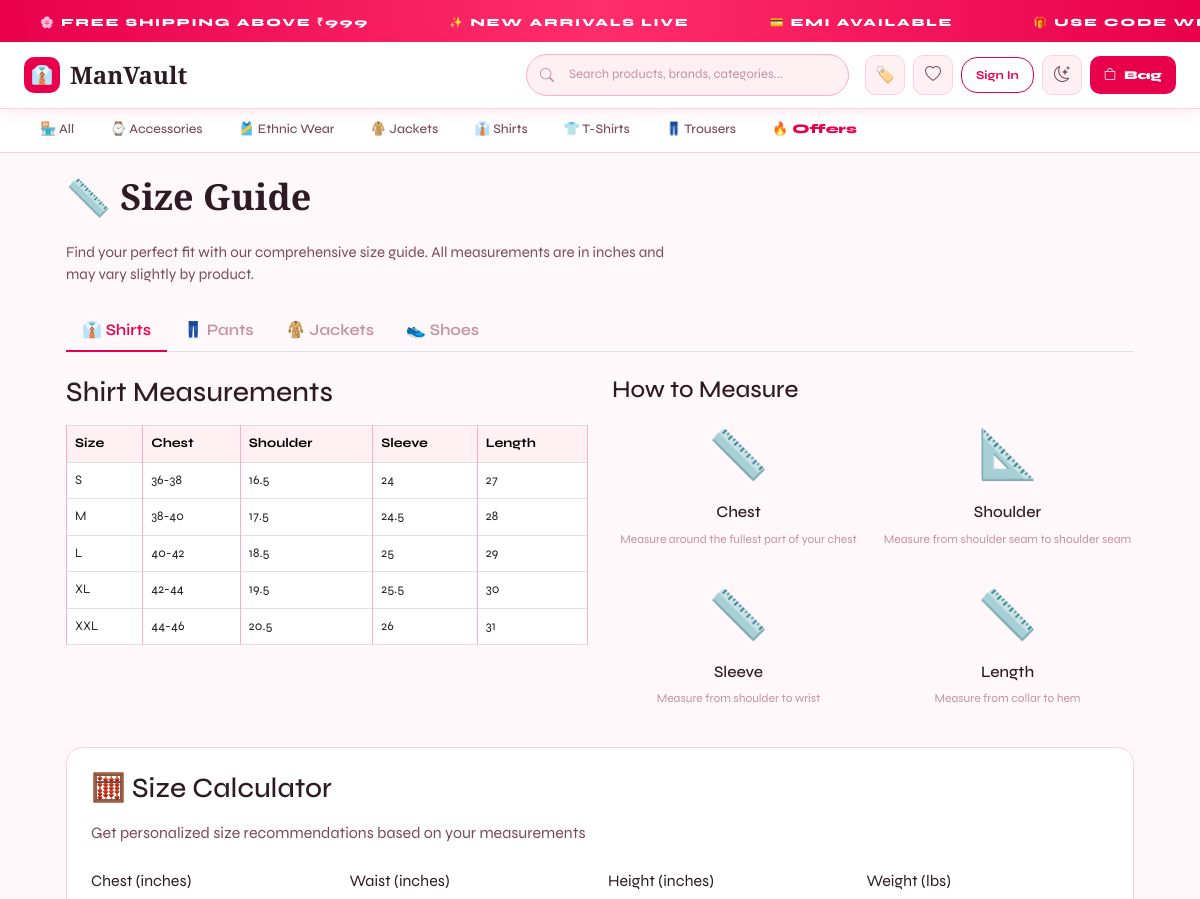
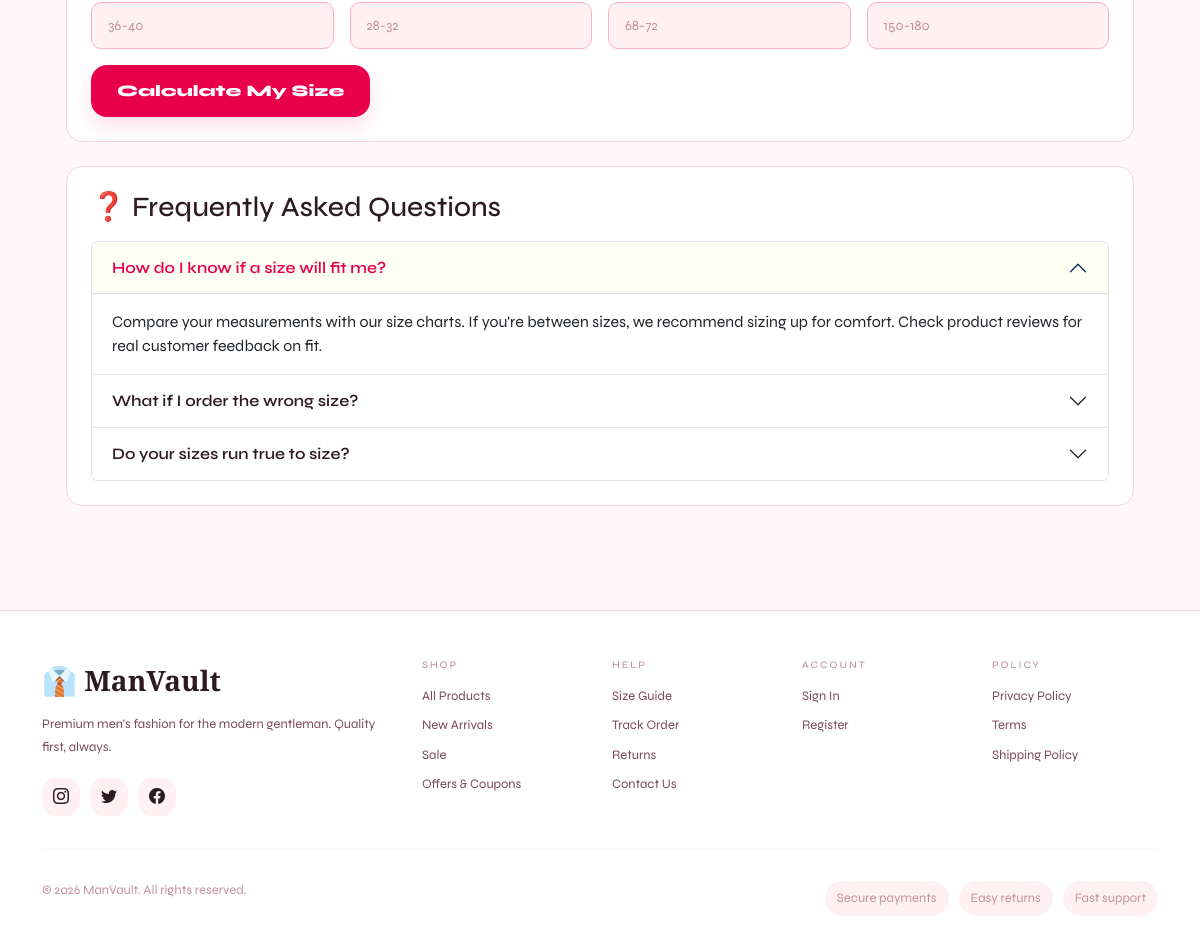
/size-guide/, run on the app's committed database (2 pictures, top to bottom).
### store/models.py (models this page shows, shortened)
class Category(models.Model):
    name = models.CharField(max_length=100)
    slug = models.SlugField(unique=True)
    description = models.TextField(blank=True)
    image = models.ImageField(upload_to='categories/', blank=True, null=True)
    icon = models.CharField(max_length=10, default='👕')
    is_active = models.BooleanField(default=True)
    created_at = models.DateTimeField(auto_now_add=True)
    class Meta:
        verbose_name_plural = 'Categories'
        ordering = ['name']

### store/views.py (the view)
# urls.py: path('size-guide/', views.size_guide, name='size_guide'),
def size_guide(request):
    return render(request, 'store/size_guide.html')

### store/context_processors.py (called while the page is built)
def cart_processor(request):
    cart_count = 0
    try:
        if request.user.is_authenticated:
            cart = Cart.objects.filter(user=request.user).first()
        else:
            sk = request.session.session_key
            cart = Cart.objects.filter(session_key=sk, user=None).first() if sk else None
        if cart: cart_count = cart.item_count
    except: pass
    return {'cart_count': cart_count}

def wishlist_processor(request):
    wishlist_count = 0
    try:
        if request.user.is_authenticated:
            wl = Wishlist.objects.filter(user=request.user).first()
            if wl: wishlist_count = wl.products.count()
    except: pass
    return {'wishlist_count': wishlist_count}

def common_processor(request):
    cats_for_nav = []
    notif_count = 0
    try:
        cats_for_nav = Category.objects.filter(is_active=True)[:8]
        if request.user.is_authenticated:
            notif_count = request.user.notifications.filter(is_read=False).count()
    except: pass
    return {'cats_for_nav': cats_for_nav, 'notif_count': notif_count}

### templates/store/size_guide.html (shortened to what this page needs)
{% extends 'base.html' %}
{% block content %}
<div class="container py-4">
  <h1 class="section-title mb-4">📏 Size Guide</h1>
  <p class="mb-4" style="color:var(--tx2);font-size:15px;max-width:600px">Find your perfect fit with our comprehensive size guide. All measurements are in inches and may vary slightly by product.</p>
  <div class="mb-4">
    <nav>
      <div class="nav nav-tabs" id="sizeTabs" role="tablist">
        <button class="nav-link active" id="shirts-tab" data-bs-toggle="tab" data-bs-target="#shirts" type="button" role="tab">👔 Shirts</button>
        <button class="nav-link" id="pants-tab" data-bs-toggle="tab" data-bs-target="#pants" type="button" role="tab">👖 Pants</button>
        <button class="nav-link" id="jackets-tab" data-bs-toggle="tab" data-bs-target="#jackets" type="button" role="tab">🧥 Jackets</button>
        <button class="nav-link" id="shoes-tab" data-bs-toggle="tab" data-bs-target="#shoes" type="button" role="tab">👟 Shoes</button>
      </div>
    </nav>
    <div class="tab-content mt-4" id="sizeTabsContent">
      <div class="tab-pane fade show active" id="shirts" role="tabpanel">
        <div class="row g-4">
          <div class="col-lg-6">
            <h3 class="mb-3">Shirt Measurements</h3>
            <div class="table-responsive">
              <table class="table table-bordered">
                <thead class="table-light">
                  <tr><th>Size</th><th>Chest</th><th>Shoulder</th><th>Sleeve</th><th>Length</th></tr>
                </thead>
                <tbody>
                  <tr><td>S</td><td>36-38</td><td>16.5</td><td>24</td><td>27</td></tr>
                  <tr><td>M</td><td>38-40</td><td>17.5</td><td>24.5</td><td>28</td></tr>
                  <tr><td>L</td><td>40-42</td><td>18.5</td><td>25</td><td>29</td></tr>
                  <tr><td>XL</td><td>42-44</td><td>19.5</td><td>25.5</td><td>30</td></tr>
                  <tr><td>XXL</td><td>44-46</td><td>20.5</td><td>26</td><td>31</td></tr>
                </tbody>
              </table>
            </div>
          </div>
          <div class="col-lg-6">
            <h4 class="mb-3">How to Measure</h4>
            <div class="row g-3">
              <div class="col-6">
                <div class="text-center">
                  <div style="font-size:48px;margin-bottom:10px">📏</div>
                  <h6>Chest</h6>
                  <p style="font-size:12px;color:var(--tx3)">Measure around the fullest part of your chest</p>
                </div>
              </div>
              <div class="col-6">
                <div class="text-center">
                  <div style="font-size:48px;margin-bottom:10px">📐</div>
                  <h6>Shoulder</h6>
                  <p style="font-size:12px;color:var(--tx3)">Measure from shoulder seam to shoulder seam</p>
                </div>
              </div>
              <div class="col-6">
                <div class="text-center">
                  <div style="font-size:48px;margin-bottom:10px">📏</div>
                  <h6>Sleeve</h6>
                  <p style="font-size:12px;color:var(--tx3)">Measure from shoulder to wrist</p>
                </div>
              </div>
              <div class="col-6">
                <div class="text-center">
                  <div style="font-size:48px;margin-bottom:10px">📏</div>
                  <h6>Length</h6>
                  <p style="font-size:12px;color:var(--tx3)">Measure from collar to hem</p>
                </div>
              </div>
            </div>
          </div>
        </div>
      </div>
    </div>
  </div>
  <div class="mv-card p-4 mb-4">
    <h3 class="mb-3">🧮 Size Calculator</h3>
    <p class="mb-4" style="color:var(--tx2)">Get personalized size recommendations based on your measurements</p>
    <div class="row g-3">
      <div class="col-md-3">
        <label class="form-label">Chest (inches)</label>
        <input type="number" class="mv-input" id="calc-chest" placeholder="36-40">
      </div>
      <div class="col-md-3">
        <label class="form-label">Waist (inches)</label>
        <input type="number" class="mv-input" id="calc-waist" placeholder="28-32">
      </div>
      <div class="col-md-3">
        <label class="form-label">Height (inches)</label>
        <input type="number" class="mv-input" id="calc-height" placeholder="68-72">
      </div>
      <div class="col-md-3">
        <label class="form-label">Weight (lbs)</label>
        <input type="number" class="mv-input" id="calc-weight" placeholder="150-180">
      </div>
    </div>
    <button class="mv-btn mt-3" onclick="calculateSize()">Calculate My Size</button>
  </div>
  <div class="mv-card p-4">
    <h3 class="mb-3">❓ Frequently Asked Questions</h3>
    <div class="accordion" id="sizeFAQ">
      <div class="accordion-item">
        <h2 class="accordion-header">
          <button class="accordion-button" type="button" data-bs-toggle="collapse" data-bs-target="#faq1">
            How do I know if a size will fit me?
          </button>
        </h2>
        <div id="faq1" class="accordion-collapse collapse show" data-bs-parent="#sizeFAQ">
          <div class="accordion-body">
            Compare your measurements with our size charts. If you're between sizes, we recommend sizing up for comfort. Check product reviews for real customer feedback on fit.
          </div>
        </div>
      </div>
      <div class="accordion-item">
        <h2 class="accordion-header">
          <button class="accordion-button collapsed" type="button" data-bs-toggle="collapse" data-bs-target="#faq2">
            What if I order the wrong size?
          </button>
        </h2>
      </div>
      <div class="accordion-item">
        <h2 class="accordion-header">
          <button class="accordion-button collapsed" type="button" data-bs-toggle="collapse" data-bs-target="#faq3">
            Do your sizes run true to size?
          </button>
        </h2>
      </div>
    </div>
  </div>
</div>
{% endblock %}

### templates/base.html (shortened to what this page needs)
<!DOCTYPE html>
<html lang="en">
<head>
<link href="https://cdn.jsdelivr.net/npm/bootstrap@5.3.0/dist/css/bootstrap.min.css" rel="stylesheet"/>
<link href="https://cdn.jsdelivr.net/npm/bootstrap-icons@1.11.0/font/bootstrap-icons.css" rel="stylesheet"/>
</head>
<body>
<div class="ticker">
  <div class="ticker-inner">
    {% for _ in "12345678" %}
    <span class="ticker-item">🌸 FREE SHIPPING ABOVE ₹999</span>
    <span class="ticker-item">✨ NEW ARRIVALS LIVE</span>
    <span class="ticker-item">💳 EMI AVAILABLE</span>
    <span class="ticker-item">🎁 USE CODE WELCOME10 — 10% OFF</span>
    {% endfor %}
  </div>
</div>
<nav class="mv-navbar">
  <div class="container-fluid d-flex flex-wrap align-items-center gap-3">
    <div class="d-flex align-items-center gap-3 flex-grow-1">
      <a href="{% url 'store:home' %}" class="mv-logo">
        <div class="mv-logo-icon">👔</div> ManVault
      </a>
    </div>
    <div class="nav-search d-none d-md-flex flex-grow-1">
      <form action="{% url 'store:shop' %}" method="GET" class="w-100">
        <i class="bi bi-search si"></i>
        <input type="text" name="q" placeholder="Search products, brands, categories..." value="{{ request.GET.q }}">
      </form>
    </div>
    <div class="nav-actions d-none d-md-flex align-items-center gap-2 ms-auto">
      <a href="{% url 'store:offers' %}" class="icon-btn" title="Offers & Coupons">🏷️</a>
      <a href="{% url 'store:wishlist' %}" class="icon-btn" title="Wishlist">
        <i class="bi bi-heart"></i>
      </a>
      {% if user.is_authenticated %}
        <a href="{% url 'notifications:list' %}" class="icon-btn" title="Notifications">
          <i class="bi bi-bell"></i>
          {% if notif_count %}<span class="icon-badge">{{ notif_count }}</span>{% endif %}
        </a>
        {% if user.is_staff %}
          <a href="{% url 'dashboard:home' %}" class="icon-btn" title="Admin Dashboard">
            <i class="bi bi-speedometer2"></i>
          </a>
        {% endif %}
        <div class="dropdown">
          <div class="icon-btn" data-bs-toggle="dropdown" style="cursor:pointer" aria-expanded="false">
            <i class="bi bi-person"></i>
          </div>
          <ul class="dropdown-menu dropdown-menu-end">
            <li style="padding:10px 16px;border-bottom:1px solid var(--brd2);margin-bottom:4px">
              <div style="font-weight:700;font-size:13px;color:var(--tx)">{{ user.full_name }}</div>
              <div style="font-size:11px;color:var(--tx3)">{{ user.email }}</div>
              <div style="font-size:10px;color:var(--acc);margin-top:3px;font-weight:700">⭐ {{ user.loyalty_points }} pts</div>
            </li>
            <li><a href="{% url 'accounts:profile' %}" class="dropdown-item">👤 Profile</a></li>
            <li><a href="{% url 'orders:order_list' %}" class="dropdown-item">📦 My Orders</a></li>
            <li><a href="{% url 'accounts:logout' %}" class="dropdown-item" style="color:#DC2626!important">🚪 Sign Out</a></li>
          </ul>
        </div>
      {% else %}
        <a href="{% url 'accounts:login' %}" class="mv-btn-outline" style="padding:8px 14px;font-size:12px">Sign In</a>
      {% endif %}
      <button class="icon-btn" onclick="toggleTheme()" title="Toggle dark mode" aria-label="Toggle dark mode">
        <i class="bi bi-moon-stars"></i>
      </button>
      <a href="{% url 'store:cart' %}" class="cart-btn">
        <i class="bi bi-bag"></i> Bag
      </a>
    </div>
  </div>
</nav>
<div class="cat-nav flex-wrap">
  <a href="{% url 'store:shop' %}" {% if request.path == '/shop/' %}class="active"{% endif %}>🏪 All</a>
  {% for cat in cats_for_nav %}
  <a href="{% url 'store:category' cat.slug %}">{{ cat.icon }} {{ cat.name }}</a>
  {% endfor %}
  <a href="{% url 'store:offers' %}" style="color:var(--acc);font-weight:800">🔥 Offers</a>
</div>
<main class="container px-3 px-md-4">
{% block content %}{% endblock %}
</main>
<footer class="mv-footer">
  <div class="container">
    <div class="row g-4">
      <div class="col-lg-4">
        <div class="footer-logo mb-2">👔 ManVault</div>
        <p class="footer-text">Premium men's fashion for the modern gentleman. Quality first, always.</p>
        <div class="footer-socials">
          <a href="#" class="footer-social-btn"><i class="bi bi-instagram"></i></a>
          <a href="#" class="footer-social-btn"><i class="bi bi-twitter"></i></a>
          <a href="#" class="footer-social-btn"><i class="bi bi-facebook"></i></a>
        </div>
      </div>
      <div class="col-sm-4 col-lg-2 footer-links">
        <h6>Shop</h6>
        <a href="{% url 'store:shop' %}">All Products</a>
        <a href="{% url 'store:shop' %}?badge=new">New Arrivals</a>
        <a href="{% url 'store:shop' %}?badge=sale">Sale</a>
        <a href="{% url 'store:offers' %}">Offers & Coupons</a>
      </div>
      <div class="col-sm-4 col-lg-2 footer-links">
        <h6>Help</h6>
        <a href="#">Size Guide</a>
        <a href="#">Track Order</a>
        <a href="#">Returns</a>
        <a href="#">Contact Us</a>
      </div>
      <div class="col-sm-4 col-lg-2 footer-links">
        <h6>Account</h6>
        {% if user.is_authenticated %}
        <a href="{% url 'accounts:profile' %}">My Profile</a>
        <a href="{% url 'orders:order_list' %}">My Orders</a>
        <a href="{% url 'store:wishlist' %}">Wishlist</a>
        {% else %}
        <a href="{% url 'accounts:login' %}">Sign In</a>
        <a href="{% url 'accounts:register' %}">Register</a>
        {% endif %}
      </div>
      <div class="col-lg-2 footer-links">
        <h6>Policy</h6>
        <a href="#">Privacy Policy</a>
        <a href="#">Terms</a>
        <a href="#">Shipping Policy</a>
      </div>
    </div>
    <hr style="border-color:var(--brd2);margin:32px 0 20px">
    <div class="footer-bottom">
      <p>© {% now 'Y' %} ManVault. All rights reserved.</p>
      <div class="footer-cert">
        <span>Secure payments</span>
        <span>Easy returns</span>
        <span>Fast support</span>
      </div>
    </div>
  </div>
</footer>
</body>
</html>

### templates/store/size_guide.html (style rules this page uses)
.nav-tabs .nav-link { border: none; border-bottom: 2px solid transparent; color: var(--tx3); font-weight: 600; }
.nav-tabs .nav-link.active { border-bottom-color: var(--acc); color: var(--acc); background: none; }
.table th { background: var(--bg3); border-color: var(--brd); font-weight: 700; font-size: 13px; }
.table td { border-color: var(--brd); font-size: 13px; }
.accordion-button { font-weight: 600; color: var(--tx); }
.accordion-button:not(.collapsed) { color: var(--acc); background: rgba(200, 255, 0, 0.05); }

### data on the page
Category: icon "⌚", name "Accessories"
Category: icon "🎽", name "Ethnic Wear"
Category: icon "🧥", name "Jackets"
Category: icon "👔", name "Shirts"
Category: icon "👕", name "T-Shirts"
Category: icon "👖", name "Trousers"
